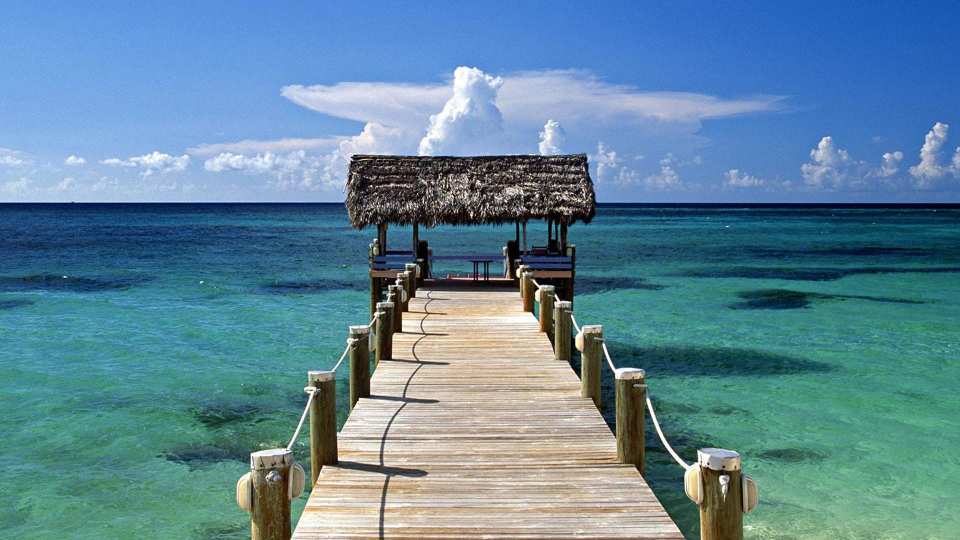
#> input picture dock.jpg, 1920 x 1080 px (shown at 1/2 size)
$ jupyter execute --allow-errors 'Retina examples.ipynb'
#> lines starting #> are read from the running program, lines starting #| are printed output that depends on the picture
### helpers.py
import cv2
import pickle
import numpy as np

def loadPickle(fname):
#> called with fname = 'config.pkl'
    with open(fname, "rb") as f:
#> (reads config.pkl from the repository)
        temp = pickle.load(f)
    return temp

def savePickle(fname, data):
    with open(fname, "wb") as f:
            pickle.dump(data, f)

def get_retinaBackProjected_GRAY(retina):
    h, w = retina.size
    return retina.backProjectedVector[:h*w].reshape((h,w)).astype('uint8')

# [28 lines left out: functions get_retinaBackProjected_RGB, get_retinaBackProjected_BGR, get_cortexBackProjected_GRAY, get_cortexBackProjected_RGB, get_cortexBackProjected_BGR, not called in this run]

def resize(img, size):
    return cv2.resize(img, dsize=(size[1], size[0]), interpolation=cv2.INTER_CUBIC)

### classes.py
import numpy as np
from helpers import *
from functions import *

def loadConfig():
    try:
        globals()['types'] = loadPickle('config.pkl')
        return 0
    except:
        return -1

if loadConfig()!=0:
    raise Exception('Failed to load config.pkl! Please make sure it exists.')

#===============================================================================================================================
#===============================================================================================================================
#                                         ██████╗ ███████╗████████╗██╗███╗   ██╗ █████╗
#                                         ██╔══██╗██╔════╝╚══██╔══╝██║████╗  ██║██╔══██╗
#                                         ██████╔╝█████╗     ██║   ██║██╔██╗ ██║███████║
#                                         ██╔══██╗██╔══╝     ██║   ██║██║╚██╗██║██╔══██║
#                                         ██║  ██║███████╗   ██║   ██║██║ ╚████║██║  ██║
#                                         ╚═╝  ╚═╝╚══════╝   ╚═╝   ╚═╝╚═╝  ╚═══╝╚═╝  ╚═╝
#===============================================================================================================================
#===============================================================================================================================

class Retina:
    def __init__(self, fname):
        self.backProjectedVector = None
        self.normalizationVector = None
        self.normalizationImage = None
        self.input_resolution = None
        self.scalingFactor = None
        self.sampledVector = None
        self.coeff_array = None
        self.index_array = None
        self.size_array = None
        self.kernel_map = None
        self.crop_coords = None
        self.ret_coords = None
        self.backProject = None
        self.getResult = None
        self.fixation = None
        self.sample = None
        self.Arrays = None
        self.fname = fname
        self.shape = None
        self.size = None
        self.RGB = None

        try:
            self.loadArrays()
            self.shape = np.copy(self.size)
            self.createNormImg()
        except:
            raise Exception('Could not find previously saved arrays! Please make sure to initlaize them.')

    def loadArrays(self):
        if self.Arrays is None:
            self.Arrays = loadPickle(self.fname)
        self.size,self.scalingFactor,self.coeff_array,self.index_array,self.size_array,self.kernel_map = self.Arrays

    def setInputResolution(self, w, h):
        self.input_resolution = np.array([h,w], dtype='int32')

    # [94 lines left out: functions createNormImg, setFixation, sample_gray, backProject_gray, sample_rgb, backProject_rgb and 1 more, not called in this run]

#===============================================================================================================================
#===============================================================================================================================
#                                      ██████╗ ██████╗ ██████╗ ████████╗███████╗██╗  ██╗
#                                     ██╔════╝██╔═══██╗██╔══██╗╚══██╔══╝██╔════╝╚██╗██╔╝
#                                     ██║     ██║   ██║██████╔╝   ██║   █████╗   ╚███╔╝
#                                     ██║     ██║   ██║██╔══██╗   ██║   ██╔══╝   ██╔██╗
#                                     ╚██████╗╚██████╔╝██║  ██║   ██║   ███████╗██╔╝ ██╗
#                                      ╚═════╝ ╚═════╝ ╚═╝  ╚═╝   ╚═╝   ╚══════╝╚═╝  ╚═╝
#===============================================================================================================================
#===============================================================================================================================

class Cortex:
    # [19 lines left out: function __init__, not called in this run]

    def loadArrays(self):
        self.size,self.scalingFactor,self.coeff_array,self.index_array,self.size_array,hemi_sizes = loadPickle(self.fname)
        self.left_hemi_size, self.right_hemi_size = hemi_sizes

    # [33 lines left out: functions createNormVect, backProject_gray, backProject_rgb, calibrate, not called in this run]

#===============================================================================================================================
#===============================================================================================================================
#             ██████╗ ██╗   ██╗██████╗  █████╗ ███╗   ███╗██╗██████╗     ██╗     ███████╗██╗   ██╗███████╗██╗
#             ██╔══██╗╚██╗ ██╔╝██╔══██╗██╔══██╗████╗ ████║██║██╔══██╗    ██║     ██╔════╝██║   ██║██╔════╝██║
#             ██████╔╝ ╚████╔╝ ██████╔╝███████║██╔████╔██║██║██║  ██║    ██║     █████╗  ██║   ██║█████╗  ██║
#             ██╔═══╝   ╚██╔╝  ██╔══██╗██╔══██║██║╚██╔╝██║██║██║  ██║    ██║     ██╔══╝  ╚██╗ ██╔╝██╔══╝  ██║
#             ██║        ██║   ██║  ██║██║  ██║██║ ╚═╝ ██║██║██████╔╝    ███████╗███████╗ ╚████╔╝ ███████╗███████╗
#             ╚═╝        ╚═╝   ╚═╝  ╚═╝╚═╝  ╚═╝╚═╝     ╚═╝╚═╝╚═════╝     ╚══════╝╚══════╝  ╚═══╝  ╚══════╝╚══════╝
#===============================================================================================================================
#===============================================================================================================================

class Pyramid_Level:
    # [23 lines left out: functions __init__, createNormVect, not called in this run]

    ########################################
    ############## GRAY SCALE ##############
    ########################################

    def sample_gray(self, img_vect):
        self.sampledVector = np.zeros(self.out_dim, dtype=types['RESULT'])
        sample(img_vect,self.coeff_array,self.sampledVector,self.size_array,self.index_array)

    # [35 lines left out: functions backProject_gray, sample_rgb, backProject_rgb, calibrate, not called in this run]

### Retina examples.ipynb
[cell 1]
import cv2
import skimage.io
import numpy as np
from helpers import *
from classes import *
from tkinter import *

img = skimage.io.imread('dock.jpg')
#> img is the input picture: shape (1080, 1920, 3); mean R, G, B 94.8, 134.2, 153.8
img_gray = cv2.cvtColor(img, cv2.COLOR_RGB2GRAY)
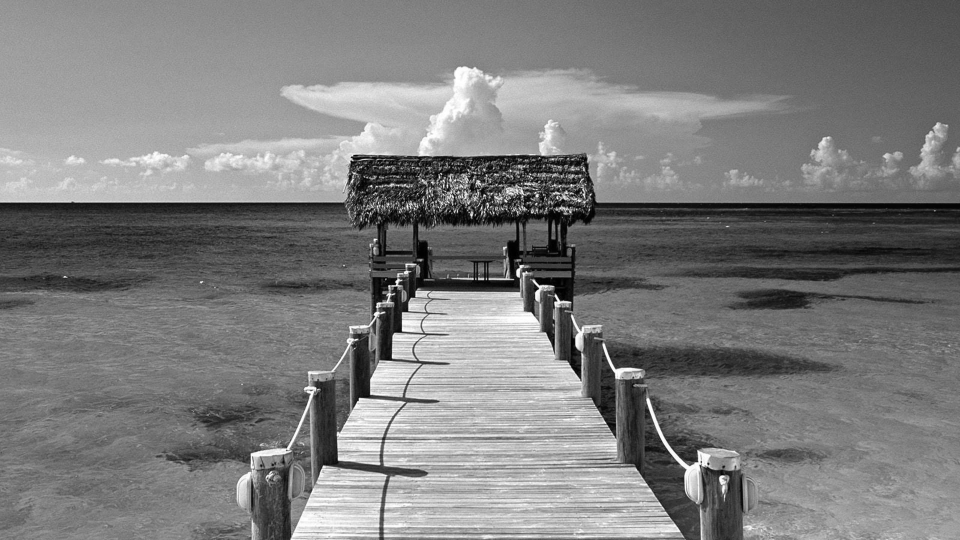
#> img_gray: shape (1080, 1920) (shown at 1/2 size); min 0, max 255, mean 124.7

root = Tk()
wScreen, hScreen = root.winfo_screenwidth(), root.winfo_screenheight()
root.destroy()

color = (255,255,255)
reticleSize = 50
thickness = 3

fixationDemo = True
liveCaptureDemo = True

#> (a cell that did not finish here is left out)

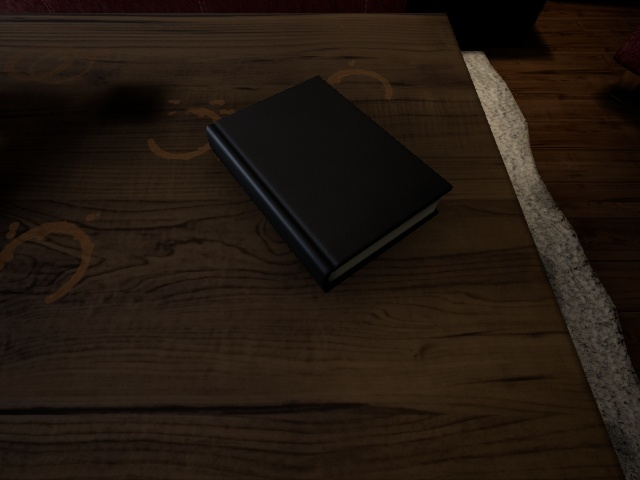
#> input picture dock2.jpg, 640 x 480 px, given in place of the camera
#> further down, calibration_image is the input picture: shape (480, 640, 3); mean B, G, R 15.7, 23.8, 34
#| Camera resolution was set to 640x480
    R.calibrate(img)

    C = Cortex('cortex.pkl')
    C.calibrate(R)

    targetSize = np.array([hScreen//2.1,wScreen//2.1])
    captureSize = np.array(img.shape[:2])

    captureScale = max(targetSize)/max(captureSize)
    retinaScale = max(targetSize)/max(R.size)
    cortexScale = max(targetSize)/max(C.size)

    absoluteSizes = {'capture': (captureScale*captureSize).astype('int'),
                     'retina' : (retinaScale*R.size).astype('int'),
                     'cortex' : (cortexScale*C.size[::-1]).astype('int')}

    n = 100
    r = 0.55 * R.input_resolution[0]
    xs = np.array([int(np.cos(2*np.pi/n*x)*r) for x in range(0,n+1)]) + R.input_resolution[1]//2
    ys = np.array([int(np.sin(2*np.pi/n*x)*r) for x in range(0,n+1)]) + R.input_resolution[0]//2

    i = 0
    while True:
        R.setFixation(xs[i],ys[i])
        retinaScale = max(targetSize)/max(R.size)
        absoluteSizes['retina'] = (retinaScale*R.size).astype('int')
        R.sample(img)
        R.backProject()
        C.backProject(R.getResult())

        modifiedInput = cv2.cvtColor(img, cv2.COLOR_RGB2BGR)
        modifiedInput = cv2.circle(modifiedInput,(xs[i],ys[i]),R.size.max()//2,color,thickness)
        modifiedInput = cv2.line(modifiedInput, (xs[i],ys[i]-50), (xs[i],ys[i]+50), color, thickness)
        modifiedInput = cv2.line(modifiedInput, (xs[i]-50,ys[i]), (xs[i]+50,ys[i]), color, thickness)

        cv2.imshow('Input',resize(modifiedInput, absoluteSizes['capture']))
        cv2.imshow('Back Projected',resize(get_retinaBackProjected_BGR(R), absoluteSizes['retina']))
        cv2.imshow('Cortical Image',resize(get_cortexBackProjected_BGR(C), absoluteSizes['cortex']))
        key = cv2.waitKey(1)
        if key == 27: #esc
                break
        i+=1
        if i==len(xs):
            i=0
    cv2.destroyAllWindows()

#> (a cell that did not finish here is left out)

    R.calibrate(calibration_image)

    C = Cortex('cortex.pkl')
    C.calibrate(R)

    x, y = R.fixation
    targetSize = np.array([hScreen//2.1,wScreen//2.1])
    captureSize = np.array(img.shape[:2])

    captureScale = max(targetSize)/max(captureSize)
    retinaScale = max(targetSize)/max(R.size)
    cortexScale = max(targetSize)/max(C.size)

    absoluteSizes = {'capture': (captureScale*captureSize).astype('int'),
                     'retina' : (retinaScale*R.size).astype('int'),
                     'cortex' : (cortexScale*C.size[::-1]).astype('int')}

    try:
        while(cap.isOpened()):
            isValid, frame = cap.read()
            gray = cv2.cvtColor(frame, cv2.COLOR_BGR2GRAY)
            modifiedInput = np.copy(gray)
            modifiedInput = cv2.circle(modifiedInput,(x,y),R.size.max()//2,color,thickness)
            modifiedInput = cv2.line(modifiedInput, (x,y-50), (x,y+50), color, thickness)
            modifiedInput = cv2.line(modifiedInput, (x-50,y), (x+50,y), color, thickness)

            R.sample(gray)
            R.backProject()
            C.backProject(R.getResult())

            cv2.imshow('Capture',resize(modifiedInput, absoluteSizes['capture']))
            cv2.imshow('Back Projected',resize(get_retinaBackProjected_GRAY(R), absoluteSizes['retina']))
            cv2.imshow('Cortical Image',resize(get_cortexBackProjected_GRAY(C), absoluteSizes['cortex']))
            key = cv2.waitKey(1)
            if key == 27: #esc
                    break
    finally:
        cap.release()
        cv2.destroyAllWindows()
